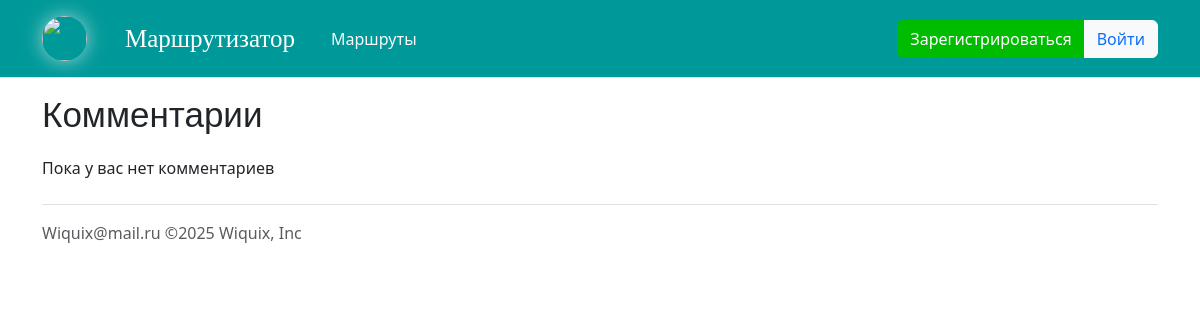
/comments/1, run on an earlier commit of the app's database.
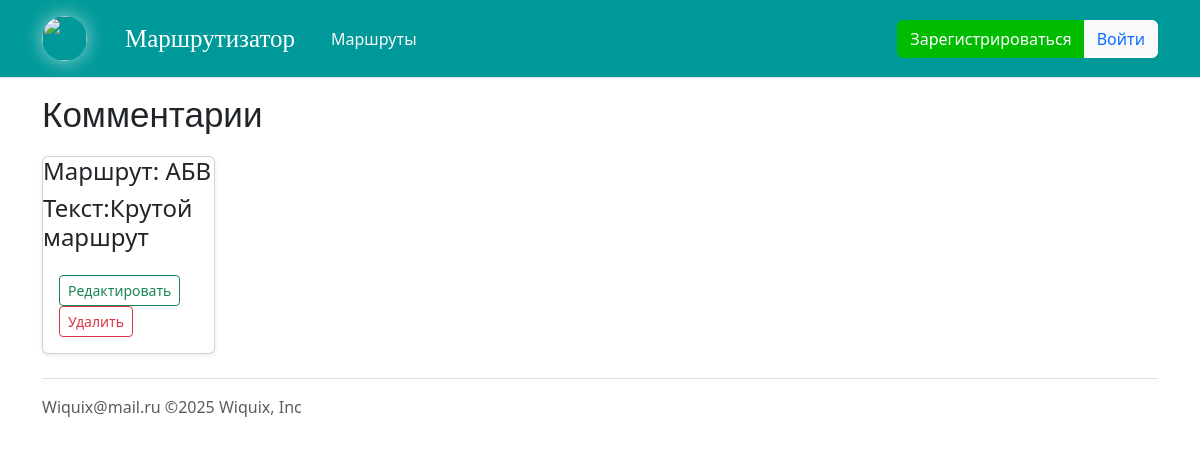
And on a later commit of the database.
### instance/DataBase.py (models this page shows)
class Routes(db.Model, UserMixin):
    id = db.Column(db.Integer, primary_key=True)
    title = db.Column(db.String)
    description = db.Column(db.String)
    user_id = db.Column(db.Integer)
    rating = db.Column(db.String)
    status = db.Column(db.Integer)
    count_marks = db.Column(db.Integer, default=0)
    photos_id = db.Column(db.String)
    route_coords = db.Column(db.String)
    check_admin = db.Column(db.Integer)

class Comments(db.Model, UserMixin):
    id = db.Column(db.Integer, primary_key=True)
    user_id = db.Column(db.Integer)
    route_id = db.Column(db.Integer)
    text = db.Column(db.String)
    check_admin = db.Column(db.Integer)

### main.py (the view)
@app.route('/comments/<int:id>')
def comments(id):
    comments = Comments.query.filter(Comments.user_id == id).all()
    name_routes = []
    for comment in comments:
        route = Routes.query.filter(Routes.id == comment.route_id).first()
        name_routes.append(route.title)
    return render_template("comments.html", comments=comments, name_routes=name_routes)

### templates/comments.html (shortened to what this page needs)
{% extends 'base.html' %}
{% block main %}
<h2>Комментарии</h2>
  {% if comments|length > 0 %}
  <div class="row row-cols-1 row-cols-sm-6 row-cols-md-6 g-3">
      {% for i in range(comments|length) %}
        <div class="col">
          <div class="card shadow-sm">
            <div><h4>Маршрут: {{ name_routes[i] }}</h4><h4>Текст:{{ comments[i].text }}</h4></div>
            <div class="card-body">
              <div class="d-flex justify-content-between align-items-center">
                <div>
                  <a href="/edit_comment/{{ comments[i].id }}"><button type="button" class="btn btn-sm btn-outline-success">Редактировать</button></a>
                  <a href="/delete_comment/{{ comments[i].id }}"><button type="button" class="btn btn-sm btn-outline-danger">Удалить</button></a>
                </div>
              </div>
            </div>
          </div>
        </div>
      {% endfor %}
    {% else %}
    <p>Пока у вас нет комментариев </p>
    {% endif %}
      </div>
{% endblock %}

What changed in the data, as far as the page shows it:
added Routes: title "АБВ"
added Comments: text "Крутой маршрут"
Also different on the page:
new list line: "Маршрут: Текст: Редактировать Удалить"
text no longer shown: "Пока у вас нет комментариев"
